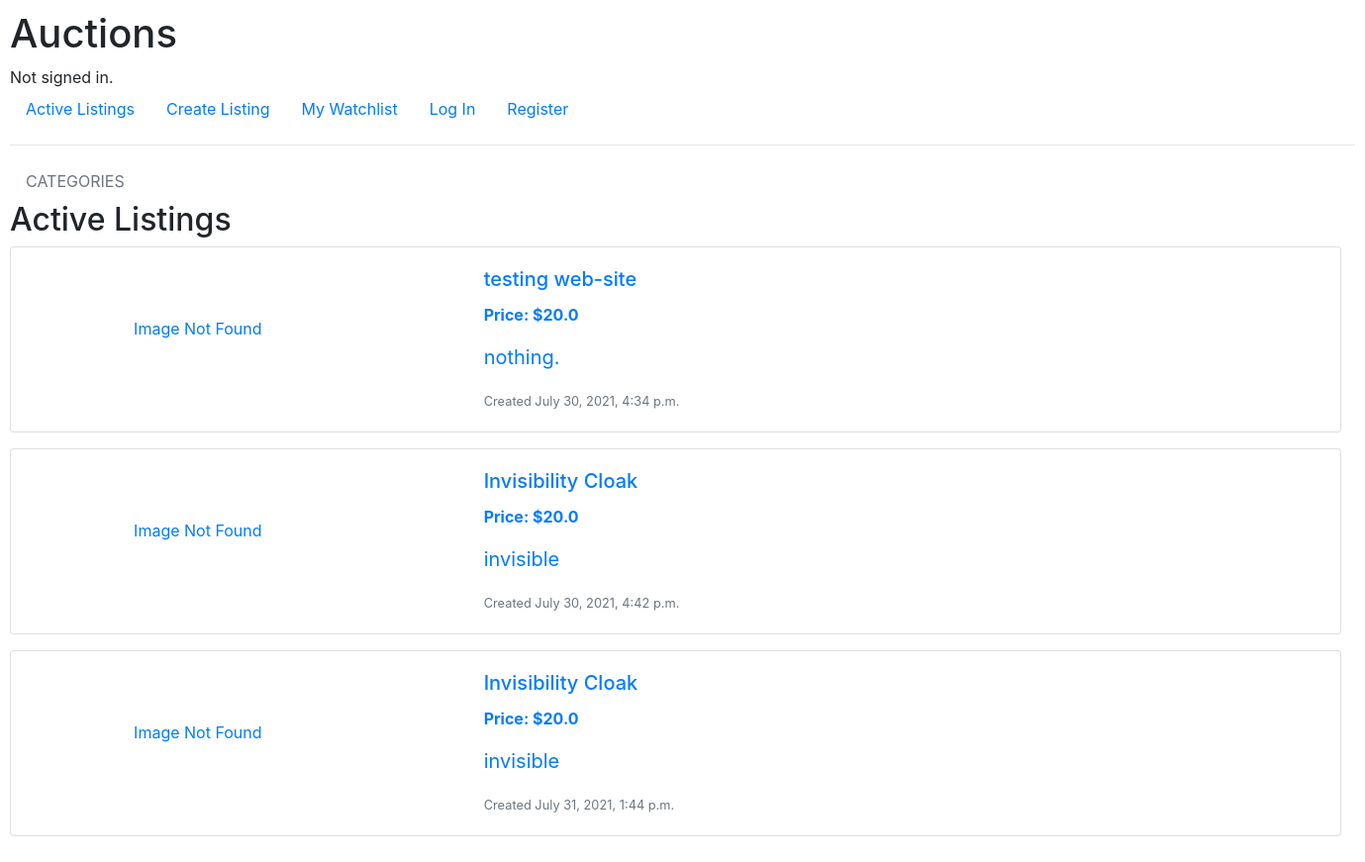
/, run on an earlier commit of the app's database.
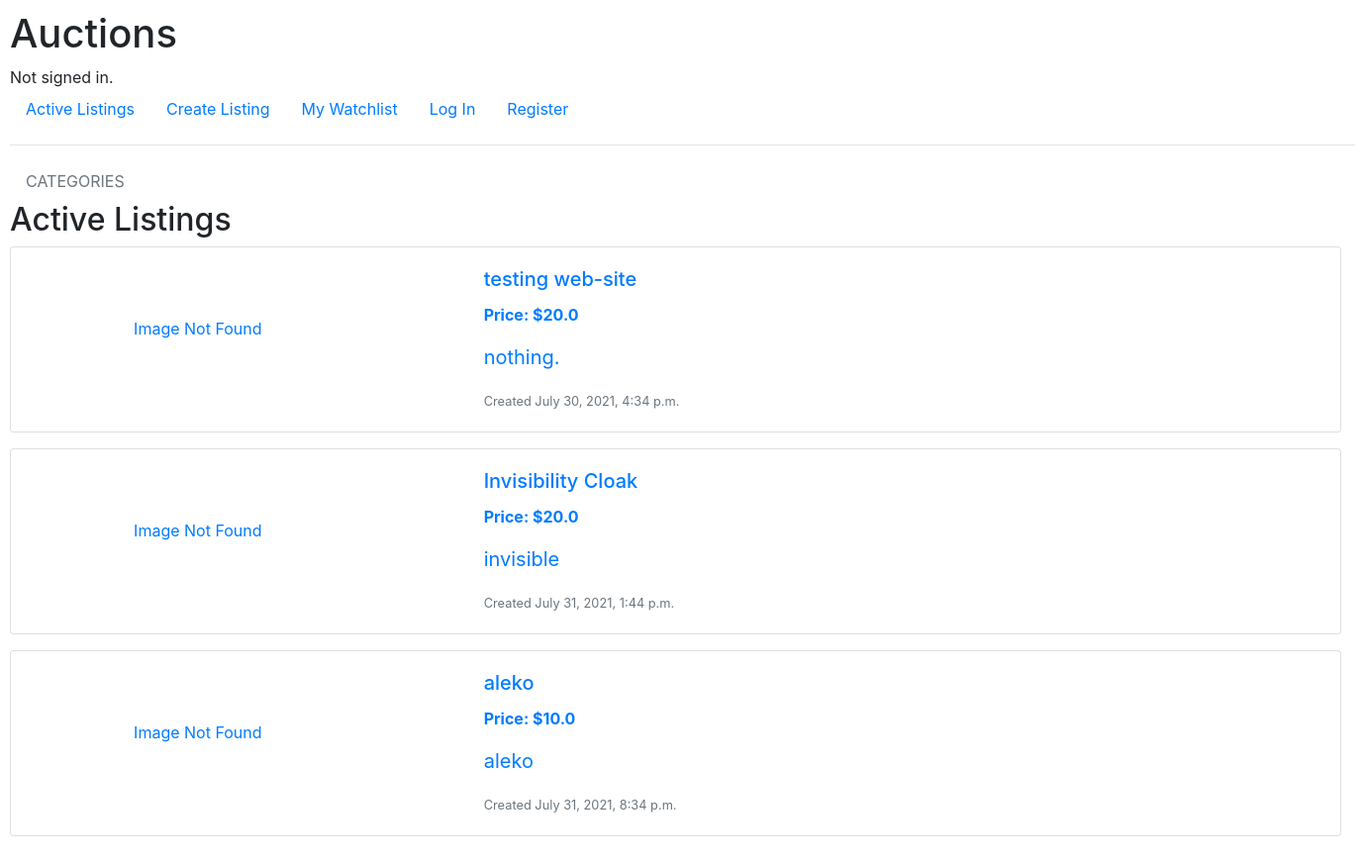
And on a later commit of the database.
### auctions/models.py (models this page shows, shortened)
class Listing(models.Model):
    title = models.CharField(max_length=64)
    description = models.TextField(null=True)
    image_url = URLField(max_length=255, blank=True)
    starting_bid = models.FloatField(null=True)
    date = models.DateTimeField(auto_now_add=True, null=True)
    current_bid = models.FloatField(null=True, blank=True)
    category = models.ForeignKey(Category, on_delete=models.CASCADE, null=True, blank=True)
    active = models.BooleanField(default=True)
    buyer = models.ForeignKey(User, on_delete=models.PROTECT, related_name='buyer', null=True, blank=True)
    author = models.ForeignKey(User, on_delete=models.PROTECT, null=True)
    watchers = models.ManyToManyField(User, blank=True, related_name="watched_listings")

### auctions/views.py (the view)
# urls.py: path("", views.activeListing, name="index"),
def activeListing(request):
    category_id = request.GET.get('category', None)
    if category_id is None:
        listing = Listing.objects.filter(active=True)
    else:
        listing = Listing.objects.filter(active=True, category=category_id)
    categories = Category.objects.all()
    return render(request, "auctions/index.html", {
        "listings": listing,
        "categories": categories
    })

### auctions/templates/auctions/index.html (shortened to what this page needs)
{% extends "auctions/layout.html" %}
{% block body %}
<ul class="nav">
    <li class="nav-item">
        <a href="" class="nav-link disabled">CATEGORIES</a>
    </li>
</ul>
<h2>Active Listings</h2>
{% for listing in listings %}
<a href="{% url 'listing' listing.id %}" style="text-decoration: none;">
    <div class="row">
        <div class="col">
            <div class="card mb-3" style="width: 1345px;">
                <div class="row g-0">
                    <div class="col-md-4">
                        {% if listing.image_url %}
                            <img src="{{ listing.image_url }}" class="img-fluid rounded-start" id="listing-logo" alt="listing-image" style="max-width: 60%; margin-left: 50px;">
                        {% else %}
                            <p style="text-align: center; padding: 70px; padding-right: 120px">Image Not Found</p>
                        {% endif %}
                    </div>
                    <div class="col-md-8">
                        <div class="card-body">
                            <h5 class="card-title">{{ listing.title }}</h5>
                            <p class="card-text font-weight-bold">Price: ${{ listing.starting_bid }}</p>
                            <p class="card-text" style="font-size: 20px;">{{ listing.description }}</p>
                            <p class="card-text"><small class="text-muted">Created {{ listing.date }}</small></p>
                        </div>
                    </div>
                </div>
            </div>
        </div>
    </div>
</a>
{% empty %}
<div class="alert alert-info" role="alert">
    No active listings
</div>
{% endfor %}
{% endblock %}

What changed in the data, as far as the page shows it:
no longer on this page (row edited): Listing: image_url "Image Not Found", title "Invisibility Cloak", starting_bid "20.0", description "invisible", date "July 30, 2021, 4:42 p.m."
added Listing: image_url "Image Not Found", title "aleko", starting_bid "10.0", description "aleko", date "July 31, 2021, 8:34 p.m."
